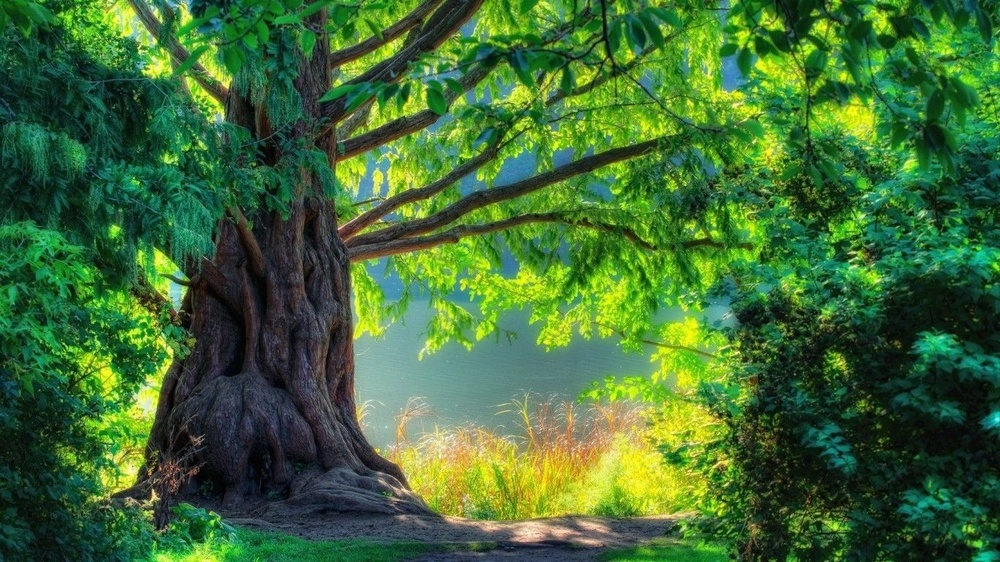
#> input picture tree.jpg, 1000 x 562 px, shrunk from 1366 x 768 before the run
$ python main.py
#> lines starting #> are read from the running program, lines starting #| are printed output that depends on the picture; after the words box and inside, x2 and y2 are one past the last pixel; in counts of white or black regions, pixels touching at a corner belong together
#> in main, img is the input picture: shape (562, 1000, 3); mean B, G, R 53, 107.8, 65
# ===============================================================================
# Author: Teodoro Valença de Souza Wacholski
# Universidade Tecnológica Federal do Paraná
# ===============================================================================

import sys
import timeit
import numpy as np
import cv2

INPUT_IMAGE = "tree.jpg"

# Here you can change the blur weight.
# This value must be an odd number.
# Note that the larger is the BLUR_SIZE, the longer the algorithm takes.
# Increasing the BLUR_SIZE will show how drastic is the difference in time complexity between the algorithms
BLUR_SIZE = 55

# Here you can choose which algorithms you want to run.
# All you need to do is set to True or False
EXEC = {
    "boxBlur": False,
    "separableBoxBlur": False,
    "integralBlur": True
}


# [71 lines left out: functions boxBlur, separableBoxBlur, not called in this run]


def integralBlur(img, fullW):
    """
    Apply the blur effect using an integral image.
    Steps:
        1. Generate the integral image
        2. Get the means
        3. Blur applied
    Params:
        img: image that will be blurred
        fullW: blur box size
    Returns:
        blurred image
    """
#> called with fullW = 55

    halfW = fullW // 2
    img_return = np.copy(img)
    img_integral = np.zeros_like(img)
    img_integral = img_integral.astype(np.float32)

    # First line of integral image
    for x in range(1, len(img[0])):
        img_integral[0, x] = img[0, x] + img_integral[0, x - 1]
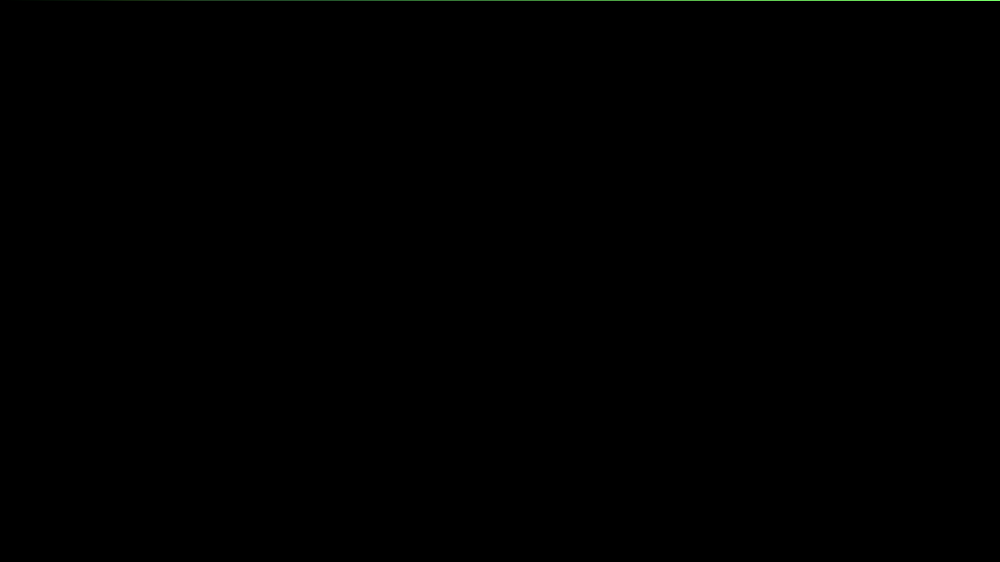
#> img_integral: shape (562, 1000, 3) float32; mean B, G, R 0.2, 0.4, 0.2; drawn with min black and max white

    # First column of integral image
    for y in range(1, len(img)):
        img_integral[y, 0] = img[y, 0] + img_integral[y - 1, 0]
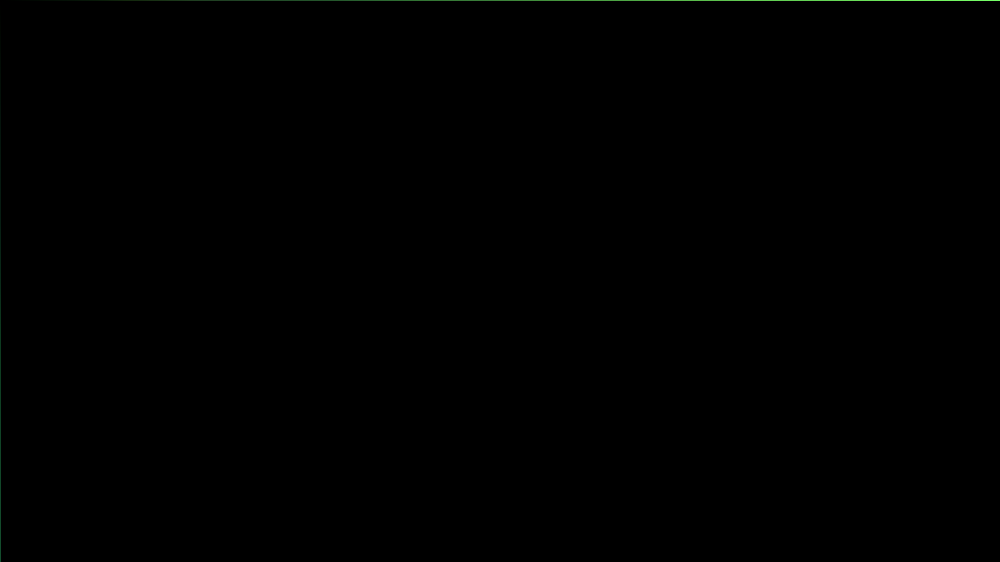
#> img_integral: shape (562, 1000, 3) float32; 0.1% of pixels changed, all inside (x1, y1, x2, y2) = (0, 1, 1, 562); drawn with min black and max white

    # Remaining pixels
    for y in range(1, len(img)):
        for x in range(1, len(img[0])):
            img_integral[y, x] = (
                img[y, x]
                + img_integral[y, x - 1]
                + img_integral[y - 1, x]
                - img_integral[y - 1, x - 1]
            )
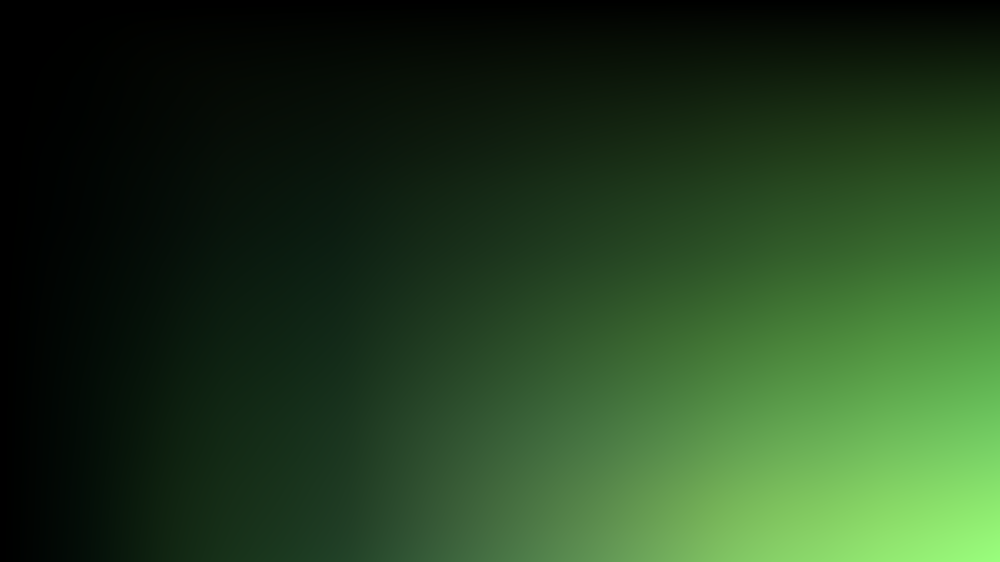
#> img_integral: shape (562, 1000, 3) float32; mean B, G, R 29571.2, 59535.5, 33494.2; drawn with min black and max white

    # For each pixel of the image
    for y in range(0, len(img)):
        for x in range(0, len(img[0])):
            # Coordinates of the integral image that will be use to calculate the sum and the mean
            xIntegral = x + halfW
            yIntegral = y + halfW
            sum = 0
            boxW = fullW
            boxH = fullW

            # If the pixel is at the right bound
            if x > (len(img[0]) - 1 - halfW):
                xIntegral = len(img[0]) - 1
                boxW = halfW + len(img[0]) - 1 - x

            # If the pixel is at the bottom bound
            if y > (len(img) - 1 - halfW):
                yIntegral = len(img) - 1
                boxH = halfW + len(img) - 1 - y

            sum += img_integral[yIntegral, xIntegral]

            # If the pixel isn't at the top bound
            if y > halfW:
                # Subtract the top right pixel outside the box
                sum -= img_integral[y - halfW - 1, xIntegral]
            else:
                # Adjust the box height
                boxH = y + halfW

            # If the pixel isn't at the left bound
            if x > halfW:
                # Subtract the bottom left pixel outside the box
                sum -= img_integral[yIntegral, x - halfW - 1]
            else:
                # Adjust the box width
                boxW = x + halfW

            # If the pixel is neither at the left bound nor the top bound
            if x > halfW and y > halfW:
                # Sum the top left pixel outside the box
                sum += img_integral[y - halfW - 1, x - halfW - 1]

            mean = sum / (boxH * boxW)
            img_return[y, x] = mean
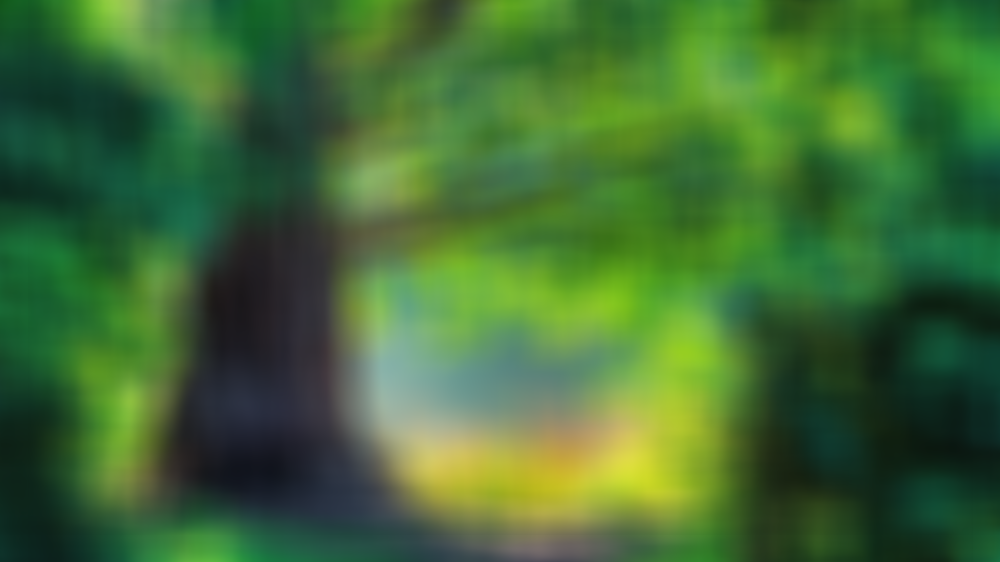
#> img_return: shape (562, 1000, 3) float32; mean B, G, R 0.209, 0.424, 0.256

    return img_return


def main():
    img = cv2.imread(INPUT_IMAGE, cv2.IMREAD_COLOR)

    if img is None:
        print("Cannot open the image.")
        sys.exit()

    img = img.reshape((img.shape[0], img.shape[1], 3))
    img = img.astype(np.float32)
    img /= 255

    # Algorithms
    if EXEC["boxBlur"]:
        start_time = timeit.default_timer()
        img_output = boxBlur(img, BLUR_SIZE)
        cv2.imwrite("01 - boxBlur.png", img_output * 255)
        print("Box Blur: %.2fs" % (timeit.default_timer() - start_time))
        cv2.imshow("01 - boxBlur", img_output)

    if EXEC["separableBoxBlur"]:
        start_time = timeit.default_timer()
        img_output = separableBoxBlur(img, BLUR_SIZE)
        cv2.imwrite("02 - separableBoxBlur.png", img_output * 255)
        print("Separable Box Blur: %.2fs" % (timeit.default_timer() - start_time))
        cv2.imshow("02 - separableBoxBlur", img_output)

    if EXEC["integralBlur"]:
        start_time = timeit.default_timer()
        img_output = integralBlur(img, BLUR_SIZE)
        cv2.imwrite("03 - integralBlur.png", img_output * 255)
        print("Integral Blur: %.2fs" % (timeit.default_timer() - start_time))
        cv2.imshow("03 - integralBlur", img_output)

    cv2.waitKey()
    cv2.destroyAllWindows()


if __name__ == "__main__":
    main()
